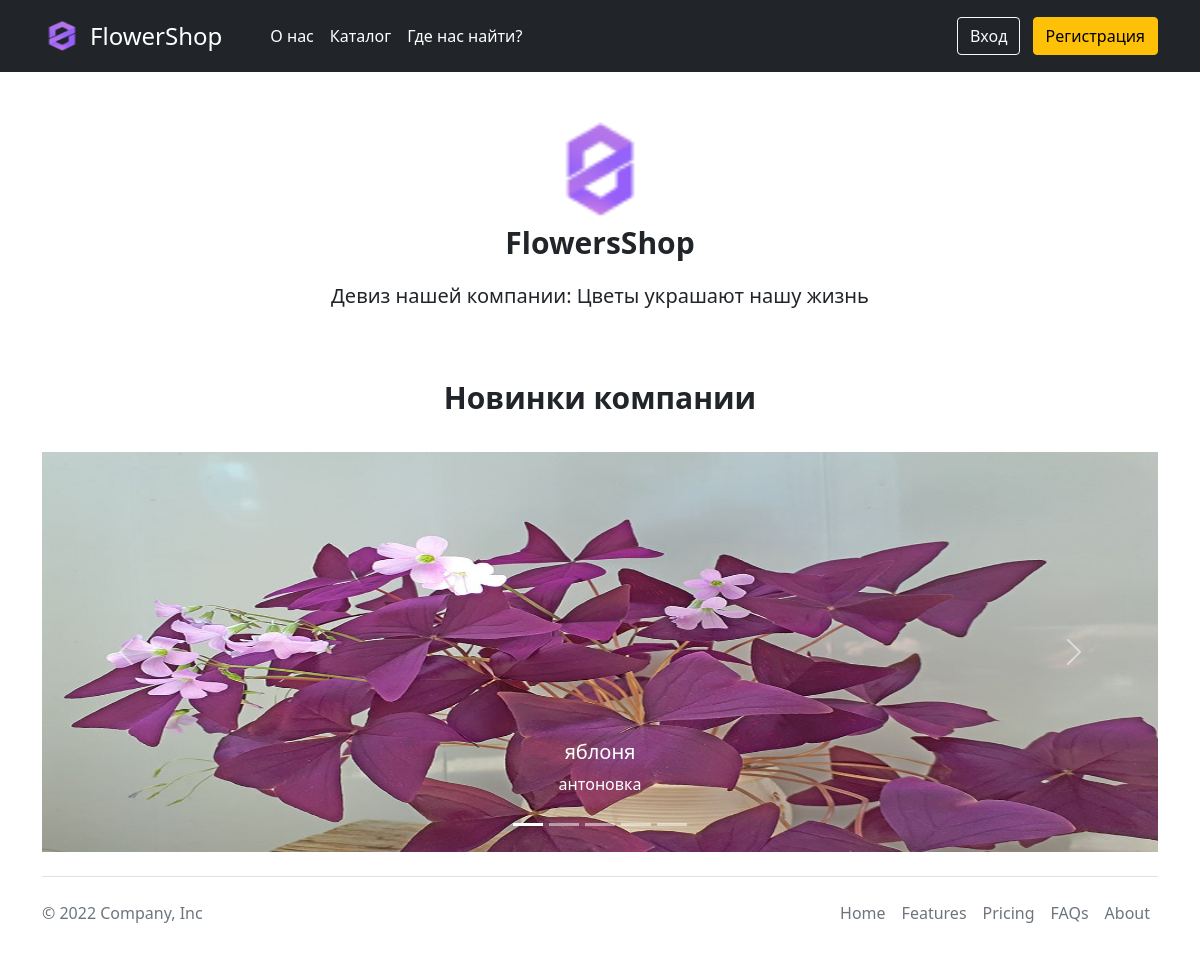
The page / on the database its author committed.
### tables this page shows
CREATE TABLE `products` (
  `id` int NOT NULL,
  `name` varchar(100) NOT NULL,
  `about` varchar(100) NOT NULL,
  `price` int NOT NULL,
  `image` varchar(100) NOT NULL,
  `country` varchar(50) NOT NULL
);

### index.php (the view, shortened to what this page needs)
<!DOCTYPE html>
<html lang="en">
<head>
    <link href="/bootstrap/css/bootstrap.css" rel="stylesheet">
    <link href="/css/style.css" rel="stylesheet">
</head>
<body>
  <?php
  include ('./elements/header.php');
  ?>
      <div class="container mt-5 text-center">
        <div class="row">
          <div class="col">
            <img width="100" height="100" alt="logo" src="/resources/image/logo.png">
          </div>
        </div>
        <div class="row">
          <div class="col">
            <p class="fw-bold" style="font-size: 30px;">FlowersShop</p>
          </div>
        </div>
        <div class="row">
          <div class="col">
            <p style="font-size: 20px;">Девиз нашей компании: Цветы украшают нашу жизнь  </p>
          </div>
        </div>
      </div>
      <div class="container mt-5 text-center">
        <div class="row">
          <div class="col">
            <p class="fw-bold" style="font-size: 30px;">Новинки компании</p>
          </div>
        </div>
      </div>
      <div class="container mt-3 text-center">
        <div id="carouselExampleCaptions" class="carousel slide">
          <div class="carousel-indicators">
            <button type="button" data-bs-target="#carouselExampleCaptions" data-bs-slide-to="0" class="active" aria-current="true" aria-label="Slide 1"></button>
            <button type="button" data-bs-target="#carouselExampleCaptions" data-bs-slide-to="1" aria-label="Slide 2"></button>
            <button type="button" data-bs-target="#carouselExampleCaptions" data-bs-slide-to="2" aria-label="Slide 3"></button>
            <button type="button" data-bs-target="#carouselExampleCaptions" data-bs-slide-to="3" aria-label="Slide 4"></button>
            <button type="button" data-bs-target="#carouselExampleCaptions" data-bs-slide-to="4" aria-label="Slide 5"></button>
          </div>
            <div class="carousel-inner">
            <?php
      $count = 0;
        $product = mysqli_query($connect, "SELECT * FROM products ORDER BY id DESC LIMIT 5");
        while ($row = mysqli_fetch_assoc($product)):
            if($count == 0):?>
                <div class="carousel-item active" data-bs-interval="1000">
                <a href="product_card.php?id=<?php echo $row['id']?>"><img width="200" height="400" src="resources/image/<?php echo $row['image']?>" class="d-block w-100" alt="..."></a>
                    <div class="carousel-caption d-none d-md-block">
                        <h5><?php echo $row['name'] ?></h5>
                        <p><?php echo $row['about'] ?></p>
                    </div>
                </div>
            <?php endif;?>
        <?php $count++;  endwhile;?>
            </div>
            <button class="carousel-control-prev" type="button" data-bs-target="#carouselExampleCaptions" data-bs-slide="prev">
              <span class="carousel-control-prev-icon" aria-hidden="true"></span>
            </button>
            <button class="carousel-control-next" type="button" data-bs-target="#carouselExampleCaptions" data-bs-slide="next">
              <span class="carousel-control-next-icon" aria-hidden="true"></span>
            </button>
        </div>
      </div>
      <?php
        include ('./elements/footer.php');
      ?>
</body>
</html>

### css/style.css (style rules this page uses)
#carouselExampleCaptions .carousel-item img { object-fit: fill; object-position: center; overflow: hidden; height:50vh; }

### rows shown on the page
products: image (picture), name "яблоня", about "антоновка"
